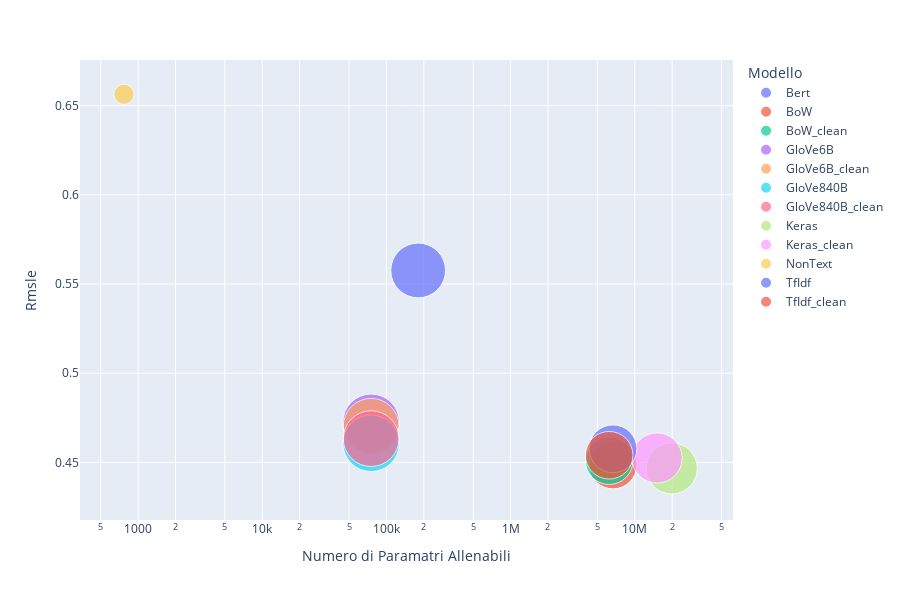

The code cell stored with this chart in its notebook:
### Code cell
### df['totparams_log2'] = df["totparams"].apply(lambda x: np.log(x)**2)
fig = px.scatter(df, x="trainparams", y="rmsle", size='totparams_log2',
                 text=None, color="model", width=900, height=600,
                 log_x=True, log_y=False, size_max=40,
                 labels={
                     "trainparams": "Numero di Paramatri Allenabili",
                     "rmsle": "Rmsle",
                     "model": "Modello"
                 },
                 #title="Rmsle in funzione del Numeri di Parametri Allenabili. La dimensione corrisponde ai Parametri Totali"
                )
#fig.update_layout(paper_bgcolor='rgba(0,0,0,0)',plot_bgcolor='rgba(0,0,0,0)')
#fig.update_traces(textposition='top center')
#fig.update_layout(showlegend=False)

# errore in funzione del numero di parametri trainabili (anche dimensione)

fig.show()

### Figure 1 — Plotly figure (JSON) as saved in the notebook; plotly's stock layout.template omitted (floating-point values rounded to 4 significant figures)
{"data": [{"hovertemplate": "Modello=Bert<br>Numero di Paramatri Allenabili=%{x}<br>Rmsle=%{y}<br>totparams_log2=%{marker.size}<extra></extra>", "legendgroup": "Bert", "marker": {"color": "#636efa", "size": [324.5], "sizemode": "area", "sizeref": 0.2161, "symbol": "circle"}, "mode": "markers", "name": "Bert", "orientation": "v", "showlegend": true, "type": "scatter", "x": [180129], "xaxis": "x", "y": [0.5576], "yaxis": "y"}, {"hovertemplate": "Modello=BoW<br>Numero di Paramatri Allenabili=%{x}<br>Rmsle=%{y}<br>totparams_log2=%{marker.size}<extra></extra>", "legendgroup": "BoW", "marker": {"color": "#EF553B", "size": [246.9], "sizemode": "area", "sizeref": 0.2161, "symbol": "circle"}, "mode": "markers", "name": "BoW", "orientation": "v", "showlegend": true, "type": "scatter", "x": [6678049], "xaxis": "x", "y": [0.4486], "yaxis": "y"}, {"hovertemplate": "Modello=BoW_clean<br>Numero di Paramatri Allenabili=%{x}<br>Rmsle=%{y}<br>totparams_log2=%{marker.size}<extra></extra>", "legendgroup": "BoW_clean", "marker": {"color": "#00cc96", "size": [244.7], "sizemode": "area", "sizeref": 0.2161, "symbol": "circle"}, "mode": "markers", "name": "BoW_clean", "orientation": "v", "showlegend": true, "type": "scatter", "x": [6225953], "xaxis": "x", "y": [0.451], "yaxis": "y"}, {"hovertemplate": "Modello=GloVe6B<br>Numero di Paramatri Allenabili=%{x}<br>Rmsle=%{y}<br>totparams_log2=%{marker.size}<extra></extra>", "legendgroup": "GloVe6B", "marker": {"color": "#ab63fa", "size": [345.8], "sizemode": "area", "sizeref": 0.2161, "symbol": "circle"}, "mode": "markers", "name": "GloVe6B", "orientation": "v", "showlegend": true, "type": "scatter", "x": [75297], "xaxis": "x", "y": [0.4725], "yaxis": "y"}, {"hovertemplate": "Modello=GloVe6B_clean<br>Numero di Paramatri Allenabili=%{x}<br>Rmsle=%{y}<br>totparams_log2=%{marker.size}<extra></extra>", "legendgroup": "GloVe6B_clean", "marker": {"color": "#FFA15A", "size": [335.7], "sizemode": "area", "sizeref": 0.2161, "symbol": "circle"}, "mode": "markers", "name": "GloVe6B_clean", "orientation": "v", "showlegend": true, "type": "scatter", "x": [75297], "xaxis": "x", "y": [0.4702], "yaxis": "y"}, {"hovertemplate": "Modello=GloVe840B<br>Numero di Paramatri Allenabili=%{x}<br>Rmsle=%{y}<br>totparams_log2=%{marker.size}<extra></extra>", "legendgroup": "GloVe840B", "marker": {"color": "#19d3f3", "size": [345.8], "sizemode": "area", "sizeref": 0.2161, "symbol": "circle"}, "mode": "markers", "name": "GloVe840B", "orientation": "v", "showlegend": true, "type": "scatter", "x": [75297], "xaxis": "x", "y": [0.4607], "yaxis": "y"}, {"hovertemplate": "Modello=GloVe840B_clean<br>Numero di Paramatri Allenabili=%{x}<br>Rmsle=%{y}<br>totparams_log2=%{marker.size}<extra></extra>", "legendgroup": "GloVe840B_clean", "marker": {"color": "#FF6692", "size": [335.7], "sizemode": "area", "sizeref": 0.2161, "symbol": "circle"}, "mode": "markers", "name": "GloVe840B_clean", "orientation": "v", "showlegend": true, "type": "scatter", "x": [75297], "xaxis": "x", "y": [0.4633], "yaxis": "y"}, {"hovertemplate": "Modello=Keras<br>Numero di Paramatri Allenabili=%{x}<br>Rmsle=%{y}<br>totparams_log2=%{marker.size}<extra></extra>", "legendgroup": "Keras", "marker": {"color": "#B6E880", "size": [282.4], "sizemode": "area", "sizeref": 0.2161, "symbol": "circle"}, "mode": "markers", "name": "Keras", "orientation": "v", "showlegend": true, "type": "scatter", "x": [19871997], "xaxis": "x", "y": [0.4466], "yaxis": "y"}, {"hovertemplate": "Modello=Keras_clean<br>Numero di Paramatri Allenabili=%{x}<br>Rmsle=%{y}<br>totparams_log2=%{marker.size}<extra></extra>", "legendgroup": "Keras_clean", "marker": {"color": "#FF97FF", "size": [273.3], "sizemode": "area", "sizeref": 0.2161, "symbol": "circle"}, "mode": "markers", "name": "Keras_clean", "orientation": "v", "showlegend": true, "type": "scatter", "x": [15119197], "xaxis": "x", "y": [0.4525], "yaxis": "y"}, {"hovertemplate": "Modello=NonText<br>Numero di Paramatri Allenabili=%{x}<br>Rmsle=%{y}<br>totparams_log2=%{marker.size}<extra></extra>", "legendgroup": "NonText", "marker": {"color": "#FECB52", "size": [44.16], "sizemode": "area", "sizeref": 0.2161, "symbol": "circle"}, "mode": "markers", "name": "NonText", "orientation": "v", "showlegend": true, "type": "scatter", "x": [769], "xaxis": "x", "y": [0.6563], "yaxis": "y"}, {"hovertemplate": "Modello=TfIdf<br>Numero di Paramatri Allenabili=%{x}<br>Rmsle=%{y}<br>totparams_log2=%{marker.size}<extra></extra>", "legendgroup": "TfIdf", "marker": {"color": "#636efa", "size": [246.9], "sizemode": "area", "sizeref": 0.2161, "symbol": "circle"}, "mode": "markers", "name": "TfIdf", "orientation": "v", "showlegend": true, "type": "scatter", "x": [6678049], "xaxis": "x", "y": [0.4576], "yaxis": "y"}, {"hovertemplate": "Modello=TfIdf_clean<br>Numero di Paramatri Allenabili=%{x}<br>Rmsle=%{y}<br>totparams_log2=%{marker.size}<extra></extra>", "legendgroup": "TfIdf_clean", "marker": {"color": "#EF553B", "size": [244.7], "sizemode": "area", "sizeref": 0.2161, "symbol": "circle"}, "mode": "markers", "name": "TfIdf_clean", "orientation": "v", "showlegend": true, "type": "scatter", "x": [6225953], "xaxis": "x", "y": [0.454], "yaxis": "y"}], "layout": {"height": 600, "legend": {"itemsizing": "constant", "title": {"text": "Modello"}, "tracegroupgap": 0}, "margin": {"t": 60}, "width": 900, "xaxis": {"anchor": "y", "domain": [0, 1], "title": {"text": "Numero di Paramatri Allenabili"}, "type": "log"}, "yaxis": {"anchor": "x", "domain": [0, 1], "title": {"text": "Rmsle"}}}}
